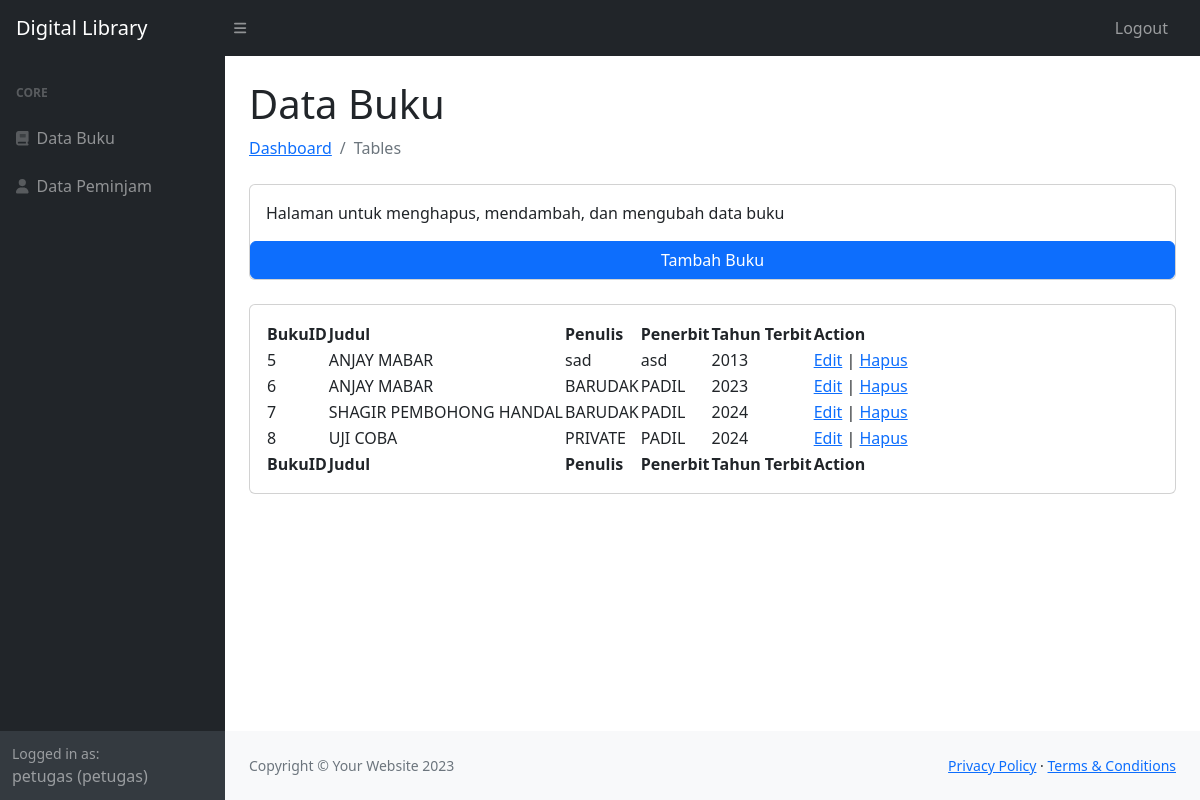
The app's page /petugas/databuku.php (signed in) with its own data.
### tables this page shows
CREATE TABLE `user` (
  `userID` int(11) NOT NULL,
  `username` varchar(225) NOT NULL,
  `password` varchar(225) NOT NULL,
  `email` varchar(225) NOT NULL,
  `namalengkap` varchar(225) NOT NULL,
  `alamat` text NOT NULL,
  `level` varchar(225) NOT NULL
);

CREATE TABLE `buku` (
  `bukuID` int(11) NOT NULL,
  `judul` varchar(225) NOT NULL,
  `penulis` varchar(225) NOT NULL,
  `penerbit` varchar(225) NOT NULL,
  `tahunterbit` int(11) NOT NULL,
  `kontenbuku` text NOT NULL
);

### petugas/databuku.php (the view, shortened to what this page needs)
<?php
include '../koneksi.php';
?>
<!DOCTYPE html>
<html lang="en">
    <head>
        <link href="https://cdn.jsdelivr.net/npm/simple-datatables@7.1.2/dist/style.min.css" rel="stylesheet" />
        <link href="../css/styles.css" rel="stylesheet" />
    </head>
    <body class="sb-nav-fixed">
        <?php include 'nav.php'; ?>
            <div id="layoutSidenav_content">
                <main>
                    <div class="container-fluid px-4">
                        <h1 class="mt-4">Data Buku</h1>
                        <ol class="breadcrumb mb-4">
                            <li class="breadcrumb-item"><a href="index.html">Dashboard</a></li>
                            <li class="breadcrumb-item active">Tables</li>
                        </ol>
                        <div class="card mb-4">
                            <div class="card-body">
                                Halaman untuk menghapus, mendambah, dan mengubah data buku
                            </div>
                            <button onclick="showOverlay()" class="btn btn-primary">Tambah Buku</button>
                        </div>
                        <div class="card mb-4">
                            <div class="card-body">
                                <table id="datatablesSimple">
                                    <thead>
                                        <tr>
                                            <th>BukuID</th>
                                            <th>Judul</th>
                                            <th>Penulis</th>
                                            <th>Penerbit</th>
                                            <th>Tahun Terbit</th>
                                            <th>Action</th>
                                        </tr>
                                    </thead>
                                    <tfoot>
                                        <tr>
                                            <th>BukuID</th>
                                            <th>Judul</th>
                                            <th>Penulis</th>
                                            <th>Penerbit</th>
                                            <th>Tahun Terbit</th>
                                            <th>Action</th>
                                        </tr>
                                    </tfoot>
                                    <tbody>
                                    <?php
    include '../koneksi.php';
    $query = "SELECT * FROM buku";
    $result = mysqli_query($conn, $query);
    if ($result) {
        while ($row = mysqli_fetch_assoc($result)) {
            echo "<tr>";
            echo "<td>" . $row['bukuID'] . "</td>";
            echo "<td>" . $row['judul'] . "</td>";
            echo "<td>" . $row['penulis'] . "</td>";
            echo "<td>" . $row['penerbit'] . "</td>";
            echo "<td>" . $row['tahunterbit'] . "</td>";
            echo "<td><a href='editbuku.php?bukuID=" . $row['bukuID'] . "'>Edit</a> | <a href='hapusbuku.php?bukuID=" . $row['bukuID'] . "'>Hapus</a></td>";
            echo "</tr>";
        }
    } else {
        echo "Error: " . $query . "<br>" . mysqli_error($conn);
    }
    ?>
                                    </tbody>
                                </table>
                            </div>
                        </div>
                    </div>
                </main>
                <footer class="py-4 bg-light mt-auto">
                    <div class="container-fluid px-4">
                        <div class="d-flex align-items-center justify-content-between small">
                            <div class="text-muted">Copyright &copy; Your Website 2023</div>
                            <div>
                                <a href="#">Privacy Policy</a>
                                &middot;
                                <a href="#">Terms &amp; Conditions</a>
                            </div>
                        </div>
                    </div>
                </footer>
            </div>
        </div>
    </body>
</html>

### petugas/nav.php (shortened to what this page needs)
<nav class="sb-topnav navbar navbar-expand navbar-dark bg-dark">
            <a class="navbar-brand ps-3" href="index.html">Digital Library</a>
            <button class="btn btn-link btn-sm order-1 order-lg-0 me-4 me-lg-0" id="sidebarToggle" href="#!"><i class="fas fa-bars"></i></button>
            <ul class="navbar-nav ms-auto ms-md-0 me-3 me-lg-4">
                <li class="nav-item dropdown">
                    <a class="nav-link"href="../logout.php" >Logout</a>
                </li>
            </ul>
        </nav>
        <div id="layoutSidenav">
            <div id="layoutSidenav_nav">
                <nav class="sb-sidenav accordion sb-sidenav-dark" id="sidenavAccordion">
                    <div class="sb-sidenav-menu">
                        <div class="nav">
                            <div class="sb-sidenav-menu-heading">Core</div>
                            <a class="nav-link" href="databuku.php">
                                <div class="sb-nav-link-icon"><i class="fa-solid fa-book"></i></div>
                                Data Buku
                            </a>
                            <a class="nav-link" href="datapeminjam.php">
                                <div class="sb-nav-link-icon"><i class="fa-solid fa-user"></i></div>
                                Data Peminjam
                            </a>
                        </div>
                    </div>
                    <div class="sb-sidenav-footer">
                    <?php
                    include '../koneksi.php';
        $tampilPeg    =mysqli_query($conn, "SELECT * FROM user WHERE username='$_SESSION[username]'");
        $peg    =mysqli_fetch_array($tampilPeg);
    ?>
                        <div class="small">Logged in as:</div>
                        <?php echo $_SESSION['username']; ?> (<?=$peg['level']?>)
                    </div>
                </nav>
            </div>

### records on screen
user: level "petugas"
buku: bukuID "5", judul "ANJAY MABAR", penulis "sad", penerbit "asd", tahunterbit "2013"
buku: bukuID "6", judul "ANJAY MABAR", penulis "BARUDAK", penerbit "PADIL", tahunterbit "2023"
buku: bukuID "7", judul "SHAGIR PEMBOHONG HANDAL", penulis "BARUDAK", penerbit "PADIL", tahunterbit "2024"
buku: bukuID "8", judul "UJI COBA", penulis "PRIVATE", penerbit "PADIL", tahunterbit "2024"

### other values on screen
$_SESSION['username'] "petugas"
